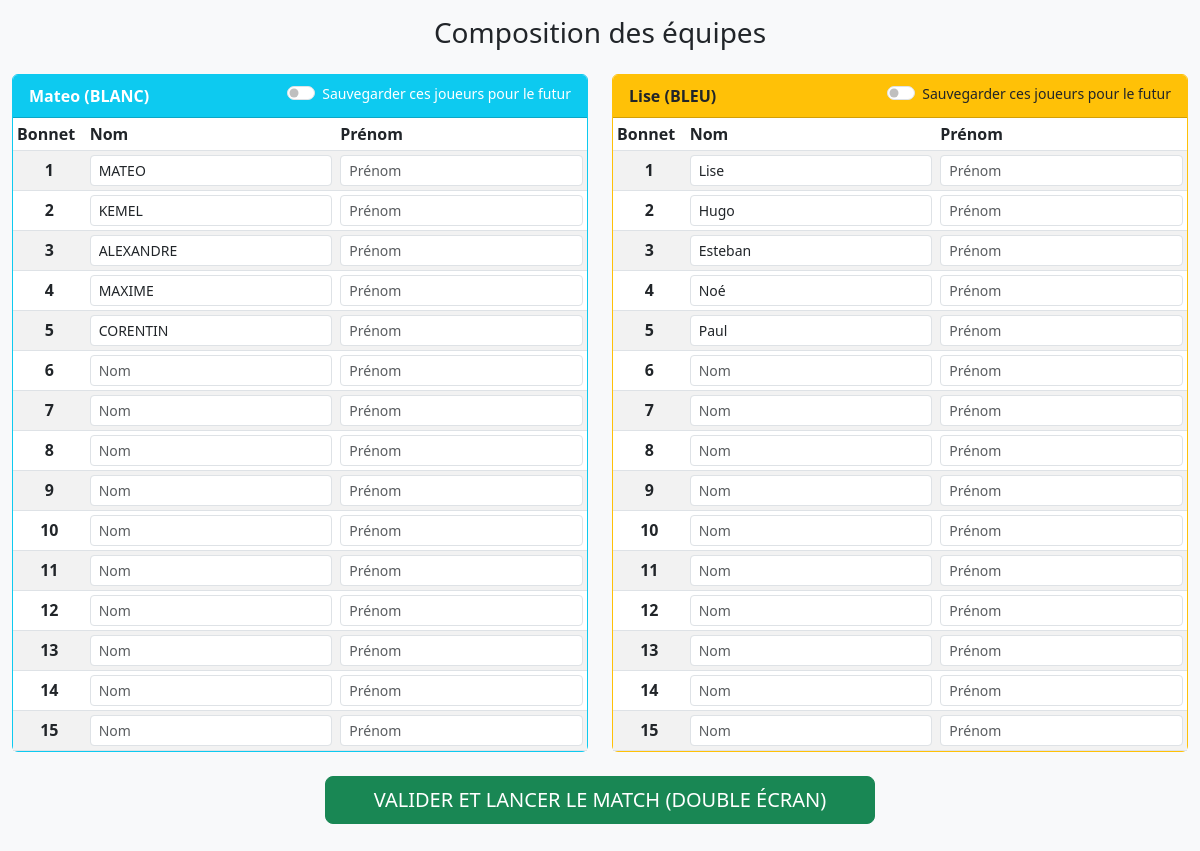
Before: /match/17/compo/ with the older database file.
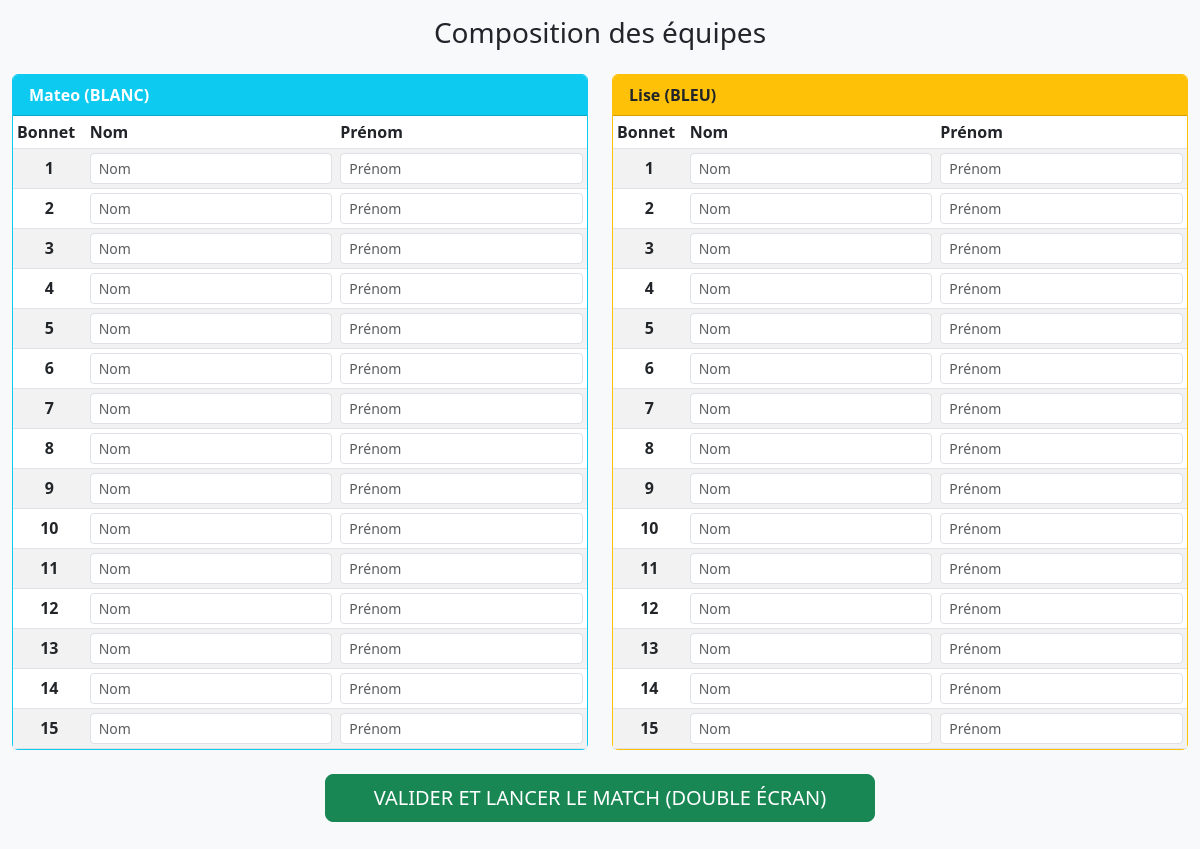
After: the same page with the newer database file.
### gestion/models.py (models this page shows, shortened)
class Match(models.Model):
    date_match = models.DateTimeField(auto_now_add=True)
    lieu = models.CharField(max_length=100, default="Piscine")
    nom_equipe_domicile = models.CharField(max_length=100)
    equipe_domicile_origine = models.ForeignKey(Equipe, on_delete=models.SET_NULL, null=True, blank=True, related_name='matchs_dom')
    nom_equipe_exterieur = models.CharField(max_length=100)
    equipe_exterieur_origine = models.ForeignKey(Equipe, on_delete=models.SET_NULL, null=True, blank=True, related_name='matchs_ext')
    duree_periode = models.IntegerField(default=8)
    temps_possession = models.IntegerField(default=28)
    temps_exclusion = models.IntegerField(default=20)
    nb_temps_mort = models.IntegerField(default=2)
    score_domicile = models.IntegerField(default=0)
    score_exterieur = models.IntegerField(default=0)
    periode_actuelle = models.IntegerField(default=1)
    compo_validee = models.BooleanField(default=False)
    chrono_en_cours = models.BooleanField(default=False)
    temps_restant = models.IntegerField(default=480) # En secondes (8 min * 60)
    dernier_top_chrono = models.DateTimeField(null=True, blank=True)

class Joueur(models.Model):
    equipe = models.ForeignKey(Equipe, on_delete=models.CASCADE, related_name="effectif")
    nom = models.CharField(max_length=50)
    prenom = models.CharField(max_length=50)
    numero_habituel = models.IntegerField(default=0)

### gestion/views.py (the view, shortened to what this page needs)
# urls.py: path('match/<int:match_id>/compo/', views.compo_equipe, name='compo_equipe'),
def compo_equipe(request, match_id):
    match = get_object_or_404(Match, id=match_id)
    prefill_dom = {}
    prefill_ext = {}
    if match.equipe_domicile_origine:
        for j in match.equipe_domicile_origine.effectif.all():
            if 0 < j.numero_habituel <= 15:
                prefill_dom[j.numero_habituel] = j
    if match.equipe_exterieur_origine:
        for j in match.equipe_exterieur_origine.effectif.all():
            if 0 < j.numero_habituel <= 15:
                prefill_ext[j.numero_habituel] = j
    return render(request, 'gestion/compo_equipe.html', {'match': match, 'range_15': range(1, 16), 'prefill_dom': prefill_dom, 'prefill_ext': prefill_ext})

### gestion/templatetags/custom_tags.py (called while the page is built)
@register.simple_tag
def get_item(dictionary, key):
    return dictionary.get(key)

### gestion/templates/gestion/compo_equipe.html (shortened to what this page needs)
{% load custom_tags %} <!DOCTYPE html>
<html>
<head>
    <link href="https://cdn.jsdelivr.net/npm/bootstrap@5.3.0/dist/css/bootstrap.min.css" rel="stylesheet">
</head>
<body class="bg-light container-fluid py-3">
    <h3 class="text-center mb-4">Composition des équipes</h3>
    <form method="post">
        <div class="row">
            <div class="col-6">
                <div class="card border-info">
                    <div class="card-header bg-info text-white d-flex justify-content-between align-items-center">
                        <span class="fw-bold">{{ match.nom_equipe_domicile }} (BLANC)</span>
                        {% if match.equipe_domicile_origine %}
                        <div class="form-check form-switch text-white small">
                            <input class="form-check-input" type="checkbox" name="update_master_dom" id="updateDom">
                            <label class="form-check-label" for="updateDom">Sauvegarder ces joueurs pour le futur</label>
                        </div>
                        {% endif %}
                    </div>
                    <table class="table table-sm table-striped mb-0">
                        <thead><tr><th>Bonnet</th><th>Nom</th><th>Prénom</th></tr></thead>
                        <tbody>
                            {% for i in range_15 %}
                                {% get_item prefill_dom i as joueur_exist %}
                                <tr>
                                    <td class="fw-bold text-center align-middle">{{ i }}</td>
                                    <td>
                                        <input type="text" name="nom_dom_{{ i }}"
                                               class="form-control form-control-sm"
                                               value="{{ joueur_exist.nom|default:'' }}" placeholder="Nom">
                                    </td>
                                    <td>
                                        <input type="text" name="prenom_dom_{{ i }}"
                                               class="form-control form-control-sm"
                                               value="{{ joueur_exist.prenom|default:'' }}" placeholder="Prénom">
                                    </td>
                                </tr>
                            {% endfor %}
                        </tbody>
                    </table>
                </div>
            </div>
            <div class="col-6">
                <div class="card border-warning">
                    <div class="card-header bg-warning text-dark d-flex justify-content-between align-items-center">
                        <span class="fw-bold">{{ match.nom_equipe_exterieur }} (BLEU)</span>
                        {% if match.equipe_exterieur_origine %}
                        <div class="form-check form-switch small">
                            <input class="form-check-input" type="checkbox" name="update_master_ext" id="updateExt">
                            <label class="form-check-label" for="updateExt">Sauvegarder ces joueurs pour le futur</label>
                        </div>
                        {% endif %}
                    </div>
                    <table class="table table-sm table-striped mb-0">
                        <thead><tr><th>Bonnet</th><th>Nom</th><th>Prénom</th></tr></thead>
                        <tbody>
                            {% for i in range_15 %}
                                {% get_item prefill_ext i as joueur_exist %}
                                <tr>
                                    <td class="fw-bold text-center align-middle">{{ i }}</td>
                                    <td>
                                        <input type="text" name="nom_ext_{{ i }}"
                                               class="form-control form-control-sm"
                                               value="{{ joueur_exist.nom|default:'' }}" placeholder="Nom">
                                    </td>
                                    <td>
                                        <input type="text" name="prenom_ext_{{ i }}"
                                               class="form-control form-control-sm"
                                               value="{{ joueur_exist.prenom|default:'' }}" placeholder="Prénom">
                                    </td>
                                </tr>
                            {% endfor %}
                        </tbody>
                    </table>
                </div>
            </div>
        </div>
        <div class="text-center mt-4 pb-5">
    <button type="button" onclick="validerEtLancer()" class="btn btn-success btn-lg px-5">
        VALIDER ET LANCER LE MATCH (DOUBLE ÉCRAN)
    </button>
</div>
    </form>
</body>
</html>

Changed rows visible on the page:
removed Joueur: nom "MATEO"
removed Joueur: nom "KEMEL"
removed Joueur: nom "ALEXANDRE"
removed Joueur: nom "MAXIME"
removed Joueur: nom "CORENTIN"
removed Joueur: nom "Lise"
removed Joueur: nom "Hugo"
removed Joueur: nom "Esteban"
removed Joueur: nom "Noé"
removed Joueur: nom "Paul"
changed Match "Mateo": equipe_domicile_origine_id 3 → empty (drawn); equipe_exterieur_origine_id 4 → empty (drawn)
Other visible differences:
form field update_master_dom: "☐" → (not shown)
form field update_master_ext: "☐" → (not shown)
text no longer shown: "Sauvegarder ces joueurs pour le futur Sauvegarder ces joueurs pour le futur"
